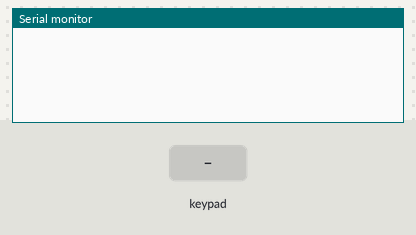
A sketch run on a simulated SparkFun Pro Micro, built with avr-gcc and run on an emulated ATmega32U4. Parts: the last lines printed to the serial monitor. Inputs (shaded band) come from the test bench. USB keyboard and mouse output is not drawn.

Above: at 1.2 s.
1.3 s: key '1' pressed
At 2.5 s:
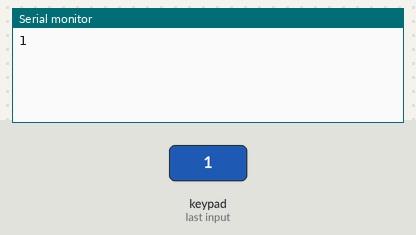
2.8 s: key 'T' pressed
At 3.7 s:
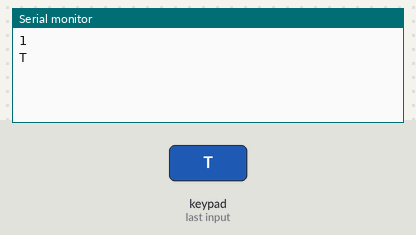
4.3 s: key 'R' pressed
At 4.8 s:
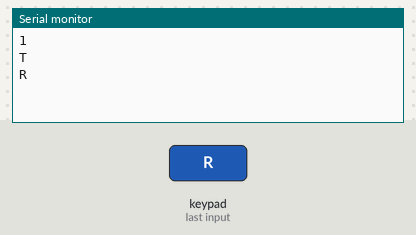
5.8 s: key 'A' pressed
At 7.0 s:
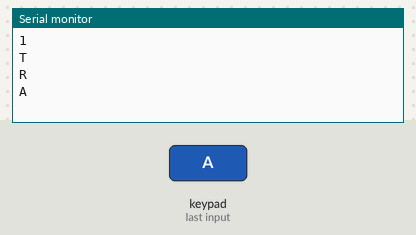
7.3 s: key 'D' pressed
At 8.2 s:
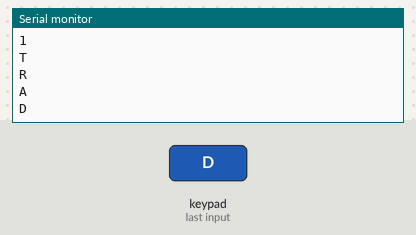

The sketch:

arduino.ino
```cpp
// (licence header left out)
//}
```

btnmatrix.ino
```cpp
#include <Keypad.h>
#include "Keyboard.h"

const byte ROWS = 3;
const byte COLS = 3;

/*
  Keyboard layout for KSP.
  ------------------------
  <space> [Trigger next stage]  => 7,16
  <T>     [Toggle SAS]          => 8,14
  <R>     [Toggle RCS]          => 8,15
*/
char hexaKeys[ROWS][COLS] = {
  {'1', '2', ' '},
  {'T', 'R', 'A'},
  {'7', '8', 'D'},
};

// Link to correct pins
byte rowPins[ROWS] = {7, 8, 9};
byte colPins[COLS] = {14,15,16};

//Setup keypad
Keypad customKeypad = Keypad(makeKeymap(hexaKeys), rowPins, colPins, ROWS, COLS);

void setup(){
  Serial.begin(9600);
}

void loop(){
  char key = customKeypad.getKey();

  if (key != NO_KEY){
    Serial.println(key);
    Keyboard.begin();
    Keyboard.write(key);
    Keyboard.end();
  }
}
```

Measured:
- after the input at 1.3 s, the serial monitor: prints a new line at once (image 1)
- after the input at 2.8 s, the serial monitor: prints a new line at once (image 2)
- after the input at 4.3 s, the serial monitor: prints a new line at once (image 3)
- after the input at 5.8 s, the serial monitor: prints a new line at once (image 4)
- after the input at 7.3 s, the serial monitor: prints a new line at once (image 5)
